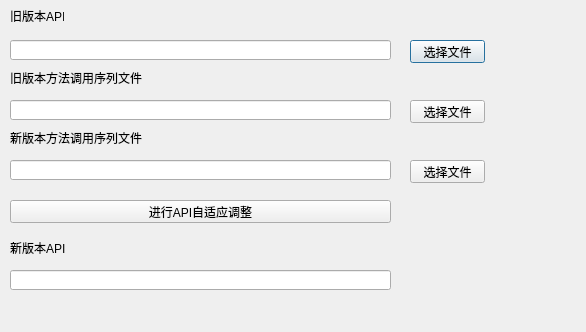
<?xml version="1.0" encoding="UTF-8"?>
<ui version="4.0">
 <class>APIAdaptDialog</class>
 <widget class="QDialog" name="APIAdaptDialog">
  <property name="geometry">
   <rect>
    <x>0</x>
    <y>0</y>
    <width>586</width>
    <height>332</height>
   </rect>
  </property>
  <property name="windowTitle">
   <string>Dialog</string>
  </property>
  <widget class="QLabel" name="label">
   <property name="geometry">
    <rect>
     <x>10</x>
     <y>10</y>
     <width>54</width>
     <height>12</height>
    </rect>
   </property>
   <property name="text">
    <string>旧版本API</string>
   </property>
  </widget>
  <widget class="QLineEdit" name="oldAPI">
   <property name="geometry">
    <rect>
     <x>10</x>
     <y>40</y>
     <width>381</width>
     <height>20</height>
    </rect>
   </property>
  </widget>
  <widget class="QPushButton" name="openOldAPIFile">
   <property name="geometry">
    <rect>
     <x>410</x>
     <y>40</y>
     <width>75</width>
     <height>23</height>
    </rect>
   </property>
   <property name="text">
    <string>选择文件</string>
   </property>
  </widget>
  <widget class="QLabel" name="label_2">
   <property name="geometry">
    <rect>
     <x>10</x>
     <y>70</y>
     <width>381</width>
     <height>16</height>
    </rect>
   </property>
   <property name="text">
    <string>旧版本方法调用序列文件</string>
   </property>
  </widget>
  <widget class="QLineEdit" name="oldInvoke">
   <property name="geometry">
    <rect>
     <x>10</x>
     <y>100</y>
     <width>381</width>
     <height>20</height>
    </rect>
   </property>
  </widget>
  <widget class="QPushButton" name="openOldInvokeFile">
   <property name="geometry">
    <rect>
     <x>410</x>
     <y>100</y>
     <width>75</width>
     <height>23</height>
    </rect>
   </property>
   <property name="text">
    <string>选择文件</string>
   </property>
  </widget>
  <widget class="QLabel" name="label_3">
   <property name="geometry">
    <rect>
     <x>10</x>
     <y>130</y>
     <width>371</width>
     <height>16</height>
    </rect>
   </property>
   <property name="text">
    <string>新版本方法调用序列文件</string>
   </property>
  </widget>
  <widget class="QLineEdit" name="newInvoke">
   <property name="geometry">
    <rect>
     <x>10</x>
     <y>160</y>
     <width>381</width>
     <height>20</height>
    </rect>
   </property>
  </widget>
  <widget class="QPushButton" name="openNewInvokeFile">
   <property name="geometry">
    <rect>
     <x>410</x>
     <y>160</y>
     <width>75</width>
     <height>23</height>
    </rect>
   </property>
   <property name="text">
    <string>选择文件</string>
   </property>
  </widget>
  <widget class="QPushButton" name="executeAPIAdapt">
   <property name="geometry">
    <rect>
     <x>10</x>
     <y>200</y>
     <width>381</width>
     <height>23</height>
    </rect>
   </property>
   <property name="text">
    <string>进行API自适应调整</string>
   </property>
  </widget>
  <widget class="QLabel" name="label_4">
   <property name="geometry">
    <rect>
     <x>10</x>
     <y>240</y>
     <width>161</width>
     <height>16</height>
    </rect>
   </property>
   <property name="text">
    <string>新版本API</string>
   </property>
  </widget>
  <widget class="QLineEdit" name="newAPI">
   <property name="geometry">
    <rect>
     <x>10</x>
     <y>270</y>
     <width>381</width>
     <height>20</height>
    </rect>
   </property>
  </widget>
 </widget>
 <resources/>
 <connections/>
</ui>
